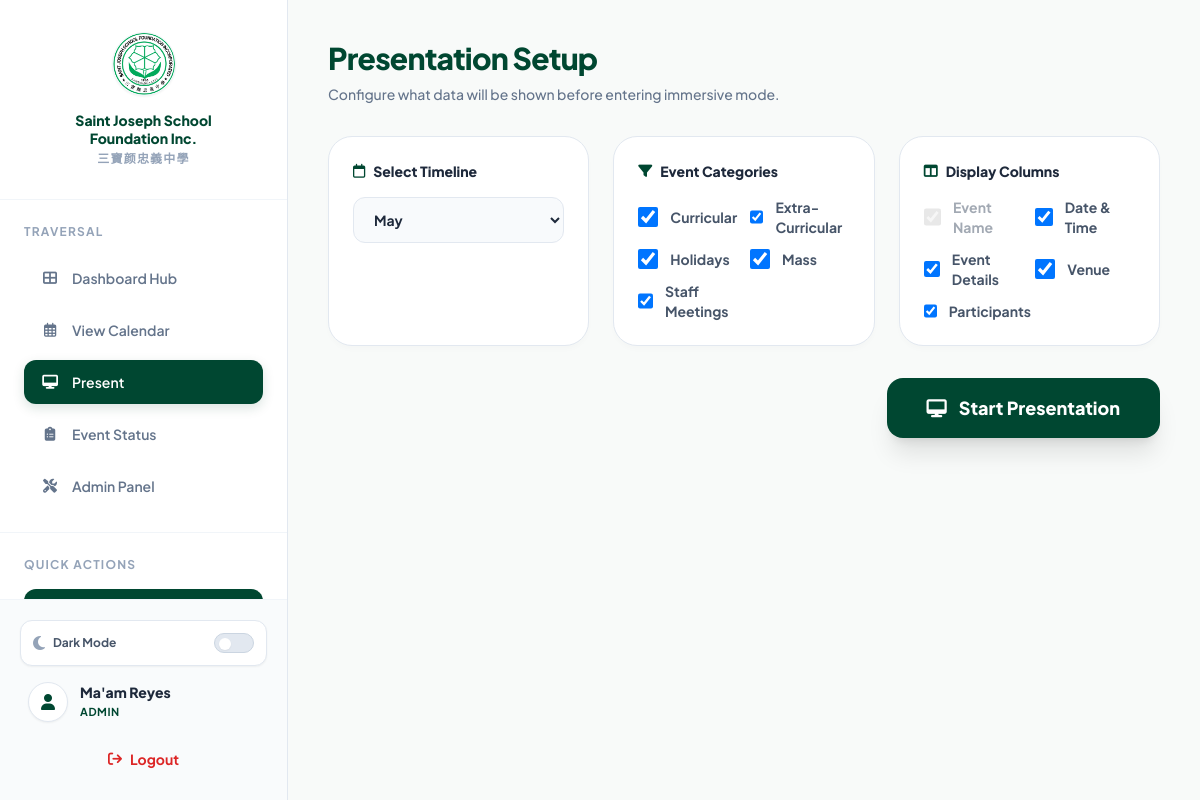
Page /present.php (signed in) on the earlier database version.
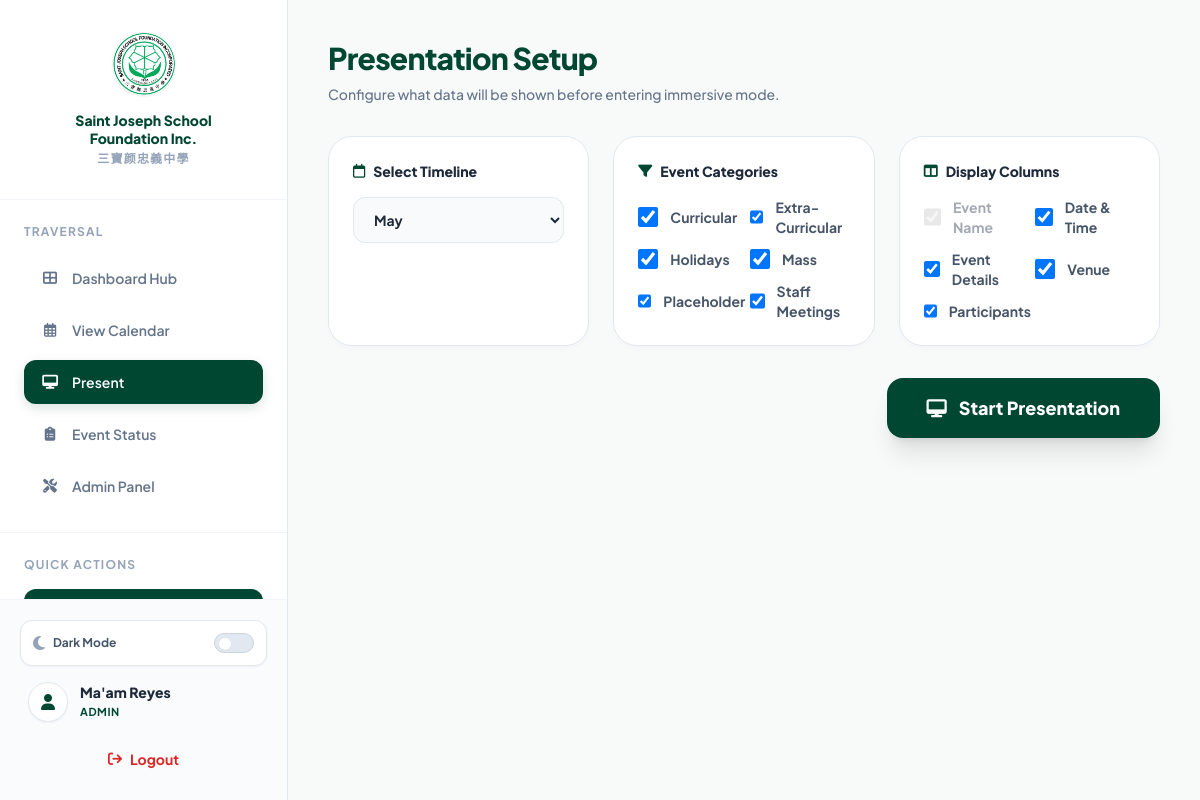
Same page on the later database version.
### tables this page shows
CREATE TABLE event_categories (
    category_id INT AUTO_INCREMENT PRIMARY KEY,
    category_name VARCHAR(100) NOT NULL,
    category_type VARCHAR(50) NOT NULL
);

### present.php (the view, shortened to what this page needs)
<?php
require_once 'functions/database.php';
$timeline = isset($_GET['timeline']) ? $_GET['timeline'] : date('Y-m');
list($year, $month) = explode('-', $timeline);
$stmtCats = $pdo->query("SELECT * FROM event_categories WHERE category_name != 'Personal' ORDER BY category_name ASC");
$categories = $stmtCats->fetchAll();
$defaultCheckedCategories = array_map(function($c) { return "'" . addslashes($c['category_name']) . "'"; }, $categories);
$alpineCategoriesArray = implode(',', $defaultCheckedCategories);
?>
<!DOCTYPE html>
<html lang="en" class="light">
<head>
    <script src="https://cdn.tailwindcss.com"></script>
    <link rel="stylesheet" href="https://cdnjs.cloudflare.com/ajax/libs/font-awesome/6.4.0/css/all.min.css">
    <link rel="stylesheet" href="assets/css/styles.css">
</head>
<body x-data="{
        isPresenting: false,
        presentTab: 'table',
        showQuitModal: false,
        sidebarOpen: false,
        // Data Binding for Setup Options
        selectedCategories: [<?php echo $alpineCategoriesArray; ?>],
        colDate: true,
        colDetails: true,
        colVenue: true,
        colParticipants: true,
        startPresentation() {
            if (this.selectedCategories.length === 0) {
                alert('Please select at least one category to display.');
                return;
            }
            this.isPresenting = true;
            if (document.documentElement.requestFullscreen) {
                document.documentElement.requestFullscreen().catch(err => console.log(err));
            }
        },
        exitPresentation() {
            this.isPresenting = false;
            this.showQuitModal = false;
            if (document.exitFullscreen && document.fullscreenElement) {
                document.exitFullscreen().catch(err => console.log(err));
            }
        }
    }"
    @keydown.window="
        if (isPresenting) {
            if ($event.key === 'ArrowUp' && presentTab !== 'table') {
                $event.preventDefault();
                presentTab = 'table';
            }
            if ($event.key === 'ArrowDown' && presentTab !== 'calendar') {
                $event.preventDefault();
                presentTab = 'calendar';
            }
        }
    "
    class="h-screen flex overflow-hidden bg-[#f8faf9] dark:bg-[#030712] transition-colors duration-300">
    <div x-show="!isPresenting" class="flex h-full shrink-0">
        <?php include 'includes/sidebar.php'; ?>
    </div>
    <main class="flex-1 flex flex-col min-w-0 h-full relative custom-scrollbar overflow-y-auto">
        <div x-show="!isPresenting" x-transition.opacity.duration.300ms class="p-6 md:p-8 lg:p-10">
            <div class="mb-8">
                <h1 class="text-3xl font-extrabold tracking-tight text-sjsfi-green dark:text-slate-100 mb-2">Presentation Setup</h1>
                <p class="text-slate-500 dark:text-slate-400 text-sm font-medium">Configure what data will be shown before entering immersive mode.</p>
            </div>
            <div class="grid grid-cols-1 lg:grid-cols-3 gap-6 mb-8">
                <div class="bento-card p-6">
                    <h3 class="text-sm font-extrabold text-slate-800 dark:text-slate-100 mb-4 flex items-center gap-2">
                        <i class="fa-regular fa-calendar text-sjsfi-green dark:text-emerald-500"></i> Select Timeline
                    </h3>
                    <div class="space-y-3">
                        <select id="timeline-select" onchange="window.location.href='?timeline='+this.value" class="w-full px-4 py-3 text-sm font-bold border border-slate-200 dark:border-slate-700 rounded-xl bg-slate-50 dark:bg-slate-900 focus:outline-none focus:ring-2 focus:ring-sjsfi-green text-slate-800 dark:text-slate-200 cursor-pointer">
                            <?php
                            for ($m = 1; $m <= 12; $m++) {
                                $val = sprintf("%04d-%02d", $year, $m);
                                $lbl = date('F', mktime(0, 0, 0, $m, 10));
                                $sel = ($val === $timeline) ? 'selected' : '';
                                echo "<option value='$val' $sel>$lbl</option>";
                            }
                            ?>
                        </select>
                    </div>
                </div>
                <div class="bento-card p-6">
                    <h3 class="text-sm font-extrabold text-slate-800 dark:text-slate-100 mb-4 flex items-center gap-2">
                        <i class="fa-solid fa-filter text-sjsfi-green dark:text-emerald-500"></i> Event Categories
                    </h3>
                    <div class="grid grid-cols-2 gap-3 max-h-48 overflow-y-auto custom-scrollbar">
                        <?php foreach ($categories as $cat): ?>
                            <label class="flex items-center space-x-3 cursor-pointer group">
                                <input type="checkbox" value="<?php echo htmlspecialchars($cat['category_name']); ?>" x-model="selectedCategories" class="custom-checkbox w-5 h-5 rounded border-slate-300 dark:border-slate-600 bg-slate-50 dark:bg-slate-800">
                                <span class="text-sm font-bold text-slate-600 dark:text-slate-300 group-hover:text-sjsfi-green dark:group-hover:text-emerald-400 transition"><?php echo htmlspecialchars($cat['category_name']); ?></span>
                            </label>
                        <?php endforeach; ?>
                    </div>
                </div>
                <div class="bento-card p-6">
                    <h3 class="text-sm font-extrabold text-slate-800 dark:text-slate-100 mb-4 flex items-center gap-2">
                        <i class="fa-solid fa-table-columns text-sjsfi-green dark:text-emerald-500"></i> Display Columns
                    </h3>
                    <div class="grid grid-cols-2 gap-3">
                        <label class="flex items-center space-x-3 cursor-pointer group opacity-50" title="Event Name cannot be hidden">
                            <input type="checkbox" checked disabled class="w-5 h-5 rounded border-slate-300 dark:border-slate-600 bg-slate-200 dark:bg-slate-700">
                            <span class="text-sm font-bold text-slate-600 dark:text-slate-300">Event Name</span>
                        </label>
                        <label class="flex items-center space-x-3 cursor-pointer group">
                            <input type="checkbox" x-model="colDate" class="custom-checkbox w-5 h-5 rounded border-slate-300 dark:border-slate-600 bg-slate-50 dark:bg-slate-800">
                            <span class="text-sm font-bold text-slate-600 dark:text-slate-300 group-hover:text-sjsfi-green transition">Date & Time</span>
                        </label>
                        <label class="flex items-center space-x-3 cursor-pointer group">
                            <input type="checkbox" x-model="colDetails" class="custom-checkbox w-5 h-5 rounded border-slate-300 dark:border-slate-600 bg-slate-50 dark:bg-slate-800">
                            <span class="text-sm font-bold text-slate-600 dark:text-slate-300 group-hover:text-sjsfi-green transition">Event Details</span>
                        </label>
                        <label class="flex items-center space-x-3 cursor-pointer group">
                            <input type="checkbox" x-model="colVenue" class="custom-checkbox w-5 h-5 rounded border-slate-300 dark:border-slate-600 bg-slate-50 dark:bg-slate-800">
                            <span class="text-sm font-bold text-slate-600 dark:text-slate-300 group-hover:text-sjsfi-green transition">Venue</span>
                        </label>
                        <label class="flex items-center space-x-3 cursor-pointer group">
                            <input type="checkbox" x-model="colParticipants" class="custom-checkbox w-5 h-5 rounded border-slate-300 dark:border-slate-600 bg-slate-50 dark:bg-slate-800">
                            <span class="text-sm font-bold text-slate-600 dark:text-slate-300 group-hover:text-sjsfi-green transition">Participants</span>
                        </label>
                    </div>
                </div>
            </div>
            <div class="flex justify-end">
                <button @click="startPresentation()" class="bg-sjsfi-green dark:bg-emerald-600 hover:bg-sjsfi-greenHover dark:hover:bg-emerald-500 text-white font-extrabold text-lg py-4 px-10 rounded-2xl transition shadow-xl flex items-center justify-center gap-3 transform hover:scale-105 duration-300">
                    <i class="fa-solid fa-desktop"></i> Start Presentation
                </button>
            </div>
        </div>
    </main>
</body>
</html>

### includes/sidebar.php (shortened to what this page needs)
<?php
$current_page = basename($_SERVER['PHP_SELF']);
$in_admin_folder = (basename(dirname($_SERVER['PHP_SELF'])) === 'admin');
$path_prefix = $in_admin_folder ? '../' : '';
?>
<aside :class="sidebarOpen ? 'translate-x-0' : '-translate-x-full'"
       class="fixed inset-y-0 left-0 z-50 w-72 transform bg-white dark:bg-[#0b1120] border-r border-slate-200 dark:border-slate-800 transition-transform duration-300 ease-in-out lg:translate-x-0 lg:static lg:inset-auto flex flex-col flex-shrink-0 h-full shadow-2xl lg:shadow-none">
    <div class="p-8 text-center border-b border-slate-100 dark:border-slate-800/50 relative">
        <div class="w-16 h-16 mx-auto bg-white dark:bg-slate-900 rounded-full flex items-center justify-center mb-4 shadow-sm border border-slate-100 dark:border-slate-700">
            <img src="<?php echo $path_prefix; ?>assets/img/sjsfi_schoologo.png" alt="SJSFI Logo"
                 class="w-full h-full object-contain rounded-full"
                 onerror="this.outerHTML='<i class=\'fa-solid fa-graduation-cap text-sjsfi-green dark:text-emerald-500 text-3xl\'></i>'">
        </div>
        <h2 class="text-sm font-extrabold text-sjsfi-green dark:text-emerald-400 leading-tight mb-1">
            Saint Joseph School<br>Foundation Inc.
        </h2>
        <h3 class="text-xs font-bold font-chinese text-slate-400 dark:text-slate-500 tracking-widest">
            三寶颜忠義中學
        </h3>
    </div>
    <div class="flex-1 overflow-y-auto custom-scrollbar">
        <div class="p-6 border-b border-slate-100 dark:border-slate-800/50">
            <h3 class="text-xs uppercase tracking-widest text-slate-400 dark:text-slate-500 font-bold mb-4">Traversal</h3>
            <div class="space-y-2">
                <a href="<?php echo $path_prefix; ?>index.php" class="nav-item w-full py-3 px-4 rounded-xl flex items-center gap-3 font-semibold text-sm <?php echo ($current_page == 'index.php') ? 'active' : ''; ?>">
                    <i class="fa-solid fa-table-cells-large w-5 text-center"></i>
                    <span>Dashboard Hub</span>
                </a>
                <a href="<?php echo $path_prefix; ?>calendar.php" class="nav-item w-full py-3 px-4 rounded-xl flex items-center gap-3 font-semibold text-sm <?php echo ($current_page == 'calendar.php') ? 'active' : ''; ?>">
                    <i class="fa-regular fa-calendar-days w-5 text-center"></i>
                    <span>View Calendar</span>
                </a>
                <a href="<?php echo $path_prefix; ?>present.php" class="nav-item w-full py-3 px-4 rounded-xl flex items-center gap-3 font-semibold text-sm <?php echo ($current_page == 'present.php') ? 'active' : ''; ?>">
                    <i class="fa-solid fa-desktop w-5 text-center"></i>
                    <span>Present</span>
                </a>
                <?php if (isset($_SESSION['role_name']) && ($_SESSION['role_name'] === 'Admin' || $_SESSION['role_name'] === 'Head Scheduler')): ?>
                    <a href="<?php echo $path_prefix; ?>request_status.php" class="nav-item w-full py-3 px-4 rounded-xl flex items-center gap-3 font-semibold text-sm <?php echo ($current_page == 'request_status.php') ? 'active' : ''; ?>">
                        <i class="fa-solid fa-clipboard-list w-5 text-center"></i>
                        <span>Event Status</span>
                    </a>
                <?php endif; ?>
                <?php if (isset($_SESSION['role_name']) && $_SESSION['role_name'] === 'Admin'): ?>
                    <a href="<?php echo $path_prefix; ?>admin/admin_manage.php" class="nav-item w-full py-3 px-4 rounded-xl flex items-center gap-3 font-semibold text-sm <?php echo ($current_page == 'admin_manage.php') ? 'active' : ''; ?>">
                        <i class="fa-solid fa-screwdriver-wrench w-5 text-center"></i>
                        <span>Admin Panel</span>
                    </a>
                <?php endif; ?>
            </div>
        </div>
        <?php if (isset($_SESSION['role_name']) && ($_SESSION['role_name'] === 'Head Scheduler' || $_SESSION['role_name'] === 'Admin')): ?>
            <div class="p-6">
                <h3 class="text-xs uppercase tracking-widest text-slate-400 dark:text-slate-500 font-bold mb-4">Quick Actions</h3>
                <div class="space-y-3">
                    <a href="<?php echo $path_prefix; ?>add_event.php" class="bg-sjsfi-green dark:bg-emerald-600 text-white hover:bg-sjsfi-greenHover dark:hover:bg-emerald-500 w-full font-bold py-3 px-4 rounded-xl flex items-center justify-center gap-2 text-sm shadow-md transition-colors">
                    </a>
                </div>
            </div>
        <?php endif; ?>
    </div>
    <div class="p-5 mt-auto border-t border-slate-100 dark:border-slate-800 bg-slate-50/80 dark:bg-[#0b1120] flex flex-col gap-4">
        <button id="theme-toggle" class="flex items-center justify-between w-full p-3 rounded-xl bg-white dark:bg-slate-800 border border-slate-200 dark:border-slate-700 transition-colors shadow-sm">
            <div class="flex items-center gap-2">
                <i id="theme-toggle-icon" class="fa-solid fa-moon text-slate-400 dark:text-yellow-400"></i>
                <span class="text-xs font-bold text-slate-600 dark:text-slate-300" id="theme-toggle-text">Dark Mode</span>
            </div>
            <div class="relative w-10 h-5 rounded-full bg-slate-200 dark:bg-emerald-500 transition-colors border border-slate-300 dark:border-transparent">
                <div id="theme-toggle-knob" class="absolute left-1 top-1 bg-white dark:bg-white w-3 h-3 rounded-full transition-transform transform dark:translate-x-5 shadow-sm"></div>
            </div>
        </button>
        <div class="flex items-center gap-3 px-2">
            <div class="w-10 h-10 bg-white dark:bg-slate-800 border border-slate-200 dark:border-slate-700 rounded-full flex items-center justify-center text-sjsfi-green dark:text-emerald-400 shrink-0 shadow-sm">
                <i class="fa-solid fa-user"></i>
            </div>
            <div class="overflow-hidden">
                <p class="text-sm font-extrabold text-slate-800 dark:text-slate-100 leading-tight truncate">
                    <?php echo htmlspecialchars($_SESSION['full_name'] ?? 'User'); ?>
                </p>
                <p class="text-[11px] font-bold uppercase tracking-wider text-sjsfi-green dark:text-emerald-500 truncate mt-0.5">
                    <?php echo htmlspecialchars($_SESSION['role_name'] ?? ''); ?>
                </p>
            </div>
        </div>
        <a href="<?php echo $path_prefix; ?>logout.php" class="flex items-center justify-center gap-2 w-full py-2.5 text-red-600 dark:text-red-400 hover:bg-red-50 dark:hover:bg-red-500/10 rounded-xl transition font-bold text-sm border border-transparent hover:border-red-100 dark:hover:border-red-500/30">
            <i class="fa-solid fa-arrow-right-from-bracket"></i>
            <span>Logout</span>
        </a>
    </div>
</aside>

### assets/css/styles.css (style rules this page uses)
:root { --white: #ffffff; --light-green: #006930; --dark-green: #004731; --yellow: #ffbb00; --text-primary: #f0f0f0; --text-secondary: #c0c0c0; --input-bg: rgba(0, 0, 0, 0.15); --input-border: rgba(255, 255, 255, 0.2); }

### present.php (style rules this page uses)
body { color: #1e293b; transition: background-color 0.3s ease, color 0.3s ease; }
.nav-item { color: #64748b; transition: all 0.2s ease; }
.nav-item.active { background-color: #004731; color: #ffffff; box-shadow: 0 4px 12px rgba(0, 71, 49, 0.15); }
.bento-card { background: #ffffff; border: 1px solid #e2e8f0; border-radius: 1.5rem; box-shadow: 0 4px 6px -1px rgba(0, 0, 0, 0.02); }
.custom-checkbox:checked { background-color: #004731; border-color: #004731; }

Differences in the rows shown:
added event_categories: category_name "Placeholder"
